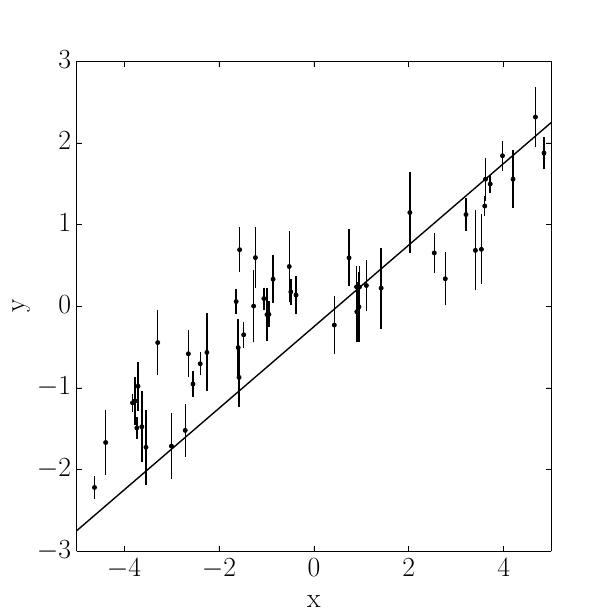

Source code (Python):
#!/usr/bin/env python
# -*- coding: utf-8 -*-

from __future__ import division, print_function
from base import savefig
import gp

x, y, yerr = gp.line.load_data()
fig = gp.line.plot_data(x, y, yerr)
savefig(fig, "line_data.pdf")
